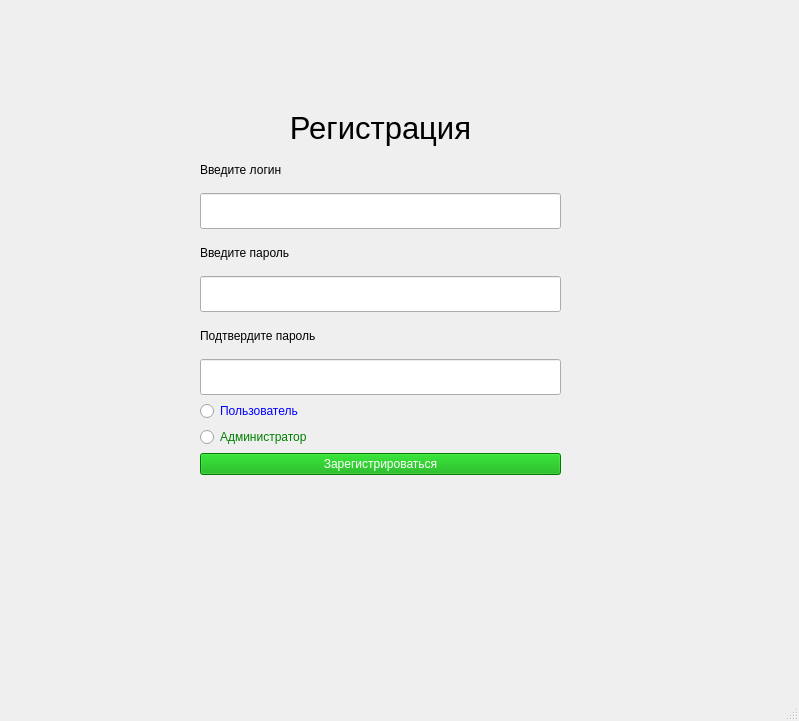
<?xml version="1.0" encoding="UTF-8"?>
<ui version="4.0">
 <class>MainWindow</class>
 <widget class="QMainWindow" name="MainWindow">
  <property name="geometry">
   <rect>
    <x>0</x>
    <y>0</y>
    <width>799</width>
    <height>721</height>
   </rect>
  </property>
  <property name="windowTitle">
   <string>MainWindow</string>
  </property>
  <widget class="QWidget" name="centralwidget">
   <widget class="QWidget" name="verticalLayoutWidget">
    <property name="geometry">
     <rect>
      <x>200</x>
      <y>110</y>
      <width>361</width>
      <height>365</height>
     </rect>
    </property>
    <layout class="QVBoxLayout" name="verticalLayout">
     <item>
      <widget class="QLabel" name="label">
       <property name="layoutDirection">
        <enum>Qt::LayoutDirection::RightToLeft</enum>
       </property>
       <property name="styleSheet">
        <string notr="true">font-size: 30px; </string>
       </property>
       <property name="text">
        <string>&lt;html&gt;&lt;head/&gt;&lt;body&gt;&lt;p align=&quot;center&quot;&gt;&lt;span style=&quot; font-size:23pt;&quot;&gt;Регистрация&lt;/span&gt;&lt;/p&gt;&lt;/body&gt;&lt;/html&gt;</string>
       </property>
      </widget>
     </item>
     <item>
      <widget class="QLabel" name="label_2">
       <property name="text">
        <string>Введите логин</string>
       </property>
      </widget>
     </item>
     <item>
      <layout class="QHBoxLayout" name="horizontalLayout_2">
       <item>
        <widget class="QLineEdit" name="ed_username">
         <property name="styleSheet">
          <string notr="true">height: 30px</string>
         </property>
         <property name="inputMask">
          <string/>
         </property>
         <property name="text">
          <string/>
         </property>
         <property name="placeholderText">
          <string/>
         </property>
        </widget>
       </item>
      </layout>
     </item>
     <item>
      <widget class="QLabel" name="label_3">
       <property name="text">
        <string>Введите пароль</string>
       </property>
      </widget>
     </item>
     <item>
      <layout class="QHBoxLayout" name="horizontalLayout_3">
       <item>
        <widget class="QLineEdit" name="ed_password">
         <property name="styleSheet">
          <string notr="true">height: 30px</string>
         </property>
         <property name="inputMask">
          <string/>
         </property>
         <property name="text">
          <string/>
         </property>
         <property name="echoMode">
          <enum>QLineEdit::EchoMode::Password</enum>
         </property>
         <property name="placeholderText">
          <string/>
         </property>
        </widget>
       </item>
      </layout>
     </item>
     <item>
      <widget class="QLabel" name="label_4">
       <property name="text">
        <string>Подтвердите пароль</string>
       </property>
      </widget>
     </item>
     <item>
      <layout class="QHBoxLayout" name="horizontalLayout_4">
       <item>
        <widget class="QLineEdit" name="ed_confirm_pass">
         <property name="styleSheet">
          <string notr="true">height: 30px</string>
         </property>
         <property name="inputMask">
          <string/>
         </property>
         <property name="text">
          <string/>
         </property>
         <property name="echoMode">
          <enum>QLineEdit::EchoMode::Password</enum>
         </property>
         <property name="placeholderText">
          <string/>
         </property>
        </widget>
       </item>
      </layout>
     </item>
     <item>
      <widget class="QRadioButton" name="user_radio">
       <property name="styleSheet">
        <string notr="true">color: blue</string>
       </property>
       <property name="text">
        <string>Пользователь</string>
       </property>
      </widget>
     </item>
     <item>
      <widget class="QRadioButton" name="admin_radio">
       <property name="styleSheet">
        <string notr="true">color:green</string>
       </property>
       <property name="text">
        <string>Администратор</string>
       </property>
      </widget>
     </item>
     <item>
      <layout class="QHBoxLayout" name="horizontalLayout">
       <item>
        <widget class="QPushButton" name="bt_confirm">
         <property name="styleSheet">
          <string notr="true">background-color: rgb(0, 170, 0); color: white</string>
         </property>
         <property name="text">
          <string>Зарегистрироваться</string>
         </property>
        </widget>
       </item>
      </layout>
     </item>
    </layout>
   </widget>
  </widget>
  <widget class="QMenuBar" name="menubar">
   <property name="geometry">
    <rect>
     <x>0</x>
     <y>0</y>
     <width>799</width>
     <height>22</height>
    </rect>
   </property>
  </widget>
  <widget class="QStatusBar" name="statusbar"/>
 </widget>
 <resources/>
 <connections/>
</ui>
